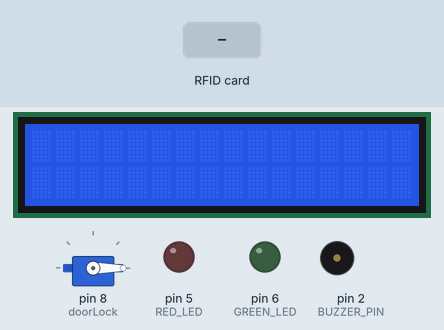
Bench run of a sketch on a simulated Arduino Uno, built with avr-gcc and run on an emulated ATmega328P. On the bench: servo, 16×2 character LCD, output pins drawn as LEDs (lit = HIGH), buzzer (waves = sounding, pin HIGH). The inputs (shaded band) are chosen by the test bench. Pins used as bus, display or sensor lines are not drawn; what the sketch prints to the serial monitor is not drawn.

Above: at 1.3 s.
1.4 s: RFID card 5E 7A 19 C4 held to the reader
At 3.9 s:
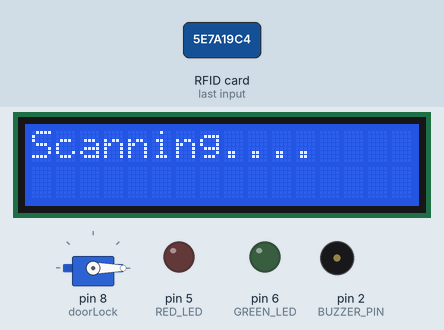
At 9.8 s:
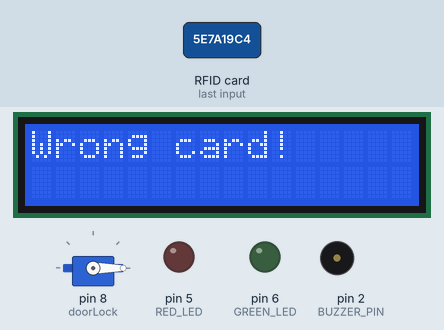
Timing chart, 0 to 10.4 s (numbered marks = the images above; inputs shaded):
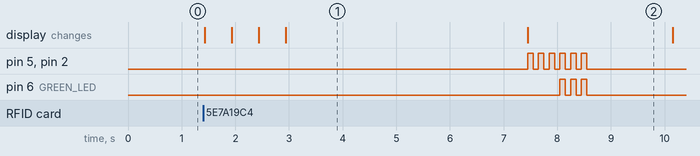

Measured:
- after the input at 1.4 s, pin 5 (RED_LED), pin 2 (BUZZER_PIN): alternates HIGH for 0.10 s and LOW for 0.10 s, 12 changes in all, then stays LOW, starting after 6.1 s; pin 6 (GREEN_LED): alternates HIGH for 0.10 s and LOW for 0.10 s, 6 changes in all, then stays LOW, starting after 6.7 s; the display: first changes at once (image 1 shows a later state)
- what the display in image 1 shows lasts 4.6 s, from 2.9 s to 7.5 s

The sketch:

RFID.ino
```cpp
#include <Servo.h>
#include <LiquidCrystal_I2C.h>
#include <SPI.h>
#include <MFRC522.h>

#define SS_PIN 10
#define RST_PIN 9
#define BUZZER_PIN 2
#define RED_LED 5
#define GREEN_LED 6
#define LOCKED_POSITION -90
#define UNLOCKED_POSITION 160

const int MELODY_NOTES[] = {523, 392, 392, 440, 392, 493, 523};
const int MELODY_DURATIONS[] = {200, 100, 100, 200, 400, 200, 200};
const int DOOR_CLOSE_DELAY = 10000;
// Pins
Servo doorLock;
LiquidCrystal_I2C lcd(0x27, 16, 2);
MFRC522 rfid(SS_PIN, RST_PIN);

byte doorLocked = 0;
unsigned long doorCloseTimer = 0;

void setup();
void loop();
void scanRFID();
void handleCommand(String command);
void buzzerSignal(int type);
void alert();
void playWelcomeSound();
void openDoor();
void closeDoor();
void updateLCDTimer();
void turnOffLEDs();

void setup() {
  pinMode(BUZZER_PIN, OUTPUT);
  pinMode(RED_LED, OUTPUT);
  pinMode(GREEN_LED, OUTPUT);
  Serial.begin(9600);
  doorLock.attach(8);
  doorLock.write(LOCKED_POSITION);
  lcd.init();
  lcd.backlight();
  SPI.begin();
  rfid.PCD_Init();
  //playWelcomeSound();
}

void loop() {
  static boolean timerDisplayed = false;

  scanRFID();
  if (doorCloseTimer > 0 && millis() >= doorCloseTimer) {
    closeDoor();
  }

  if (!timerDisplayed && doorLocked == 1) {
    updateLCDTimer();
    timerDisplayed = true;
  }

  if (doorLocked == 0) {
    turnOffLEDs();
  }

  if (doorLocked == 1) {
    updateLCDTimer();
  }
}

void scanRFID() {
  if (!rfid.PICC_IsNewCardPresent())
    return;

  if (!rfid.PICC_ReadCardSerial())
    return;

  lcd.clear();
  lcd.setCursor(0, 0);
  lcd.print("Scanning");
  Serial.println("Scanning");
  String cardContent = "";
  for (byte i = 0; i < rfid.uid.size; i++) {
     lcd.print(".");
    delay(500);
    cardContent += String(rfid.uid.uidByte[i] < 0x10 ? " 0" : " ");
    cardContent += String(rfid.uid.uidByte[i], HEX);
  }
  Serial.flush();
  cardContent.toUpperCase();
  Serial.println(cardContent);
  delay(3000);
  String command = Serial.readString();
  if (command[0] == 'S') {
    Serial.println(cardContent);
  } else {
    handleCommand(command);
  }

  rfid.PICC_HaltA();
}


void handleCommand(String command) {
  if (command[0] == '1' && doorLocked == 0) {
    String employeeName = command.substring(1);
    lcd.clear();
    lcd.setCursor(0, 0);
    lcd.print(employeeName);
    delay(3000);
    openDoor();
  } else if (command[0] == '1' && doorLocked == 1) {
    closeDoor();
  }
  else if (command[0] == '2') {
    String employeeName = command.substring(1);
    lcd.clear();
    lcd.setCursor(0, 0);
    lcd.print("Logged in as:");
    lcd.setCursor(0, 1);
    lcd.print(employeeName);
    delay(3000);
    Serial.flush();
    lcd.clear();
  }
  else  if (command[0] == "S") {
    lcd.clear();
  }
  else {
    lcd.clear();
    lcd.setCursor(0, 0);
    lcd.print("Wrong card!");
    buzzerSignal(2);
    alert();
    delay(1500);
    lcd.clear();
  }

  rfid.PICC_HaltA();
}

void buzzerSignal(int type) {
  if (type == 1) {
    digitalWrite(BUZZER_PIN, HIGH);
    delay(100);
    digitalWrite(BUZZER_PIN, LOW);
  } else if (type == 2) {
    for (int i = 0; i < 3; i++) {
      digitalWrite(BUZZER_PIN, HIGH);
      digitalWrite(RED_LED, HIGH);
      delay(100);
      digitalWrite(BUZZER_PIN, LOW);
      digitalWrite(RED_LED, LOW);
      delay(100);
    }
  }
}

void alert() {
  for (int i = 0; i < 3; i++) {
    digitalWrite(RED_LED, HIGH);
    digitalWrite(GREEN_LED, HIGH);
    digitalWrite(BUZZER_PIN, HIGH);
    delay(100);
    digitalWrite(RED_LED, LOW);
    digitalWrite(GREEN_LED, LOW);
    digitalWrite(BUZZER_PIN, LOW);
    delay(100);
  }
}

void playWelcomeSound() {
  for (int j = 0; j < 7; j++) {
    digitalWrite(RED_LED, HIGH);
    digitalWrite(GREEN_LED, HIGH);

    tone(BUZZER_PIN, MELODY_NOTES[j]);
    delay(MELODY_DURATIONS[j]);
    noTone(BUZZER_PIN);

    digitalWrite(RED_LED, LOW);
    digitalWrite(GREEN_LED, LOW);

    delay(50);
  }
}

void openDoor() {
  buzzerSignal(1);
  doorLock.write(UNLOCKED_POSITION);
  digitalWrite(GREEN_LED, HIGH);
  lcd.clear();
  lcd.setCursor(0, 0);
  lcd.print("Door is open");
  delay(500);
  doorLocked = 1;
  doorCloseTimer = millis() + DOOR_CLOSE_DELAY;
}

void closeDoor() {
  buzzerSignal(1);
  doorLock.write(LOCKED_POSITION);
  digitalWrite(RED_LED, HIGH);
  lcd.clear();
  lcd.setCursor(0, 0);
  lcd.print("Door is locked");
  delay(3000);
  lcd.clear();
  doorLocked = 0;
  doorCloseTimer = 0;
}

void updateLCDTimer() {
  if (doorCloseTimer > 0) {
    unsigned long remainingTime = doorCloseTimer - millis();
    int seconds = remainingTime / 1000;
    lcd.setCursor(0, 1);
    lcd.print("closing in ");
    lcd.print(seconds);
    lcd.print(" s");
  }
}

void turnOffLEDs() {
  digitalWrite(RED_LED, LOW);
  digitalWrite(GREEN_LED, LOW);
}
```
